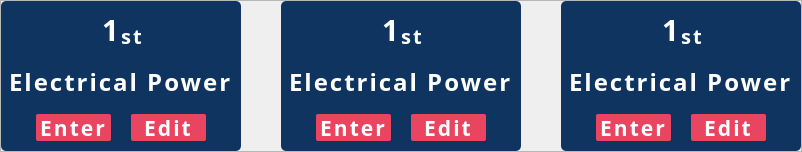
        <widget class="QFrame" name="frame_3">
         <property name="minimumSize">
          <size>
           <width>0</width>
           <height>0</height>
          </size>
         </property>
         <property name="styleSheet">
          <string notr="true"/>
         </property>
         <property name="frameShape">
          <enum>QFrame::StyledPanel</enum>
         </property>
         <property name="frameShadow">
          <enum>QFrame::Raised</enum>
         </property>
         <layout class="QHBoxLayout" name="horizontalLayout_18">
          <property name="spacing">
           <number>40</number>
          </property>
          <property name="leftMargin">
           <number>0</number>
          </property>
          <property name="topMargin">
           <number>0</number>
          </property>
          <property name="rightMargin">
           <number>0</number>
          </property>
          <property name="bottomMargin">
           <number>0</number>
          </property>
          <item>
           <widget class="QFrame" name="frame_4">
            <property name="minimumSize">
             <size>
              <width>240</width>
              <height>150</height>
             </size>
            </property>
            <property name="maximumSize">
             <size>
              <width>240</width>
              <height>150</height>
             </size>
            </property>
            <property name="styleSheet">
             <string notr="true">background: #0F3460;
color: white;
border-radius: 5px;
letter-spacing: 2px;</string>
            </property>
            <property name="frameShape">
             <enum>QFrame::StyledPanel</enum>
            </property>
            <property name="frameShadow">
             <enum>QFrame::Raised</enum>
            </property>
            <layout class="QVBoxLayout" name="verticalLayout_5">
             <property name="spacing">
              <number>15</number>
             </property>
             <property name="leftMargin">
              <number>0</number>
             </property>
             <property name="topMargin">
              <number>0</number>
             </property>
             <property name="rightMargin">
              <number>0</number>
             </property>
             <property name="bottomMargin">
              <number>0</number>
             </property>
             <item>
              <spacer name="verticalSpacer_7">
               <property name="orientation">
                <enum>Qt::Vertical</enum>
               </property>
               <property name="sizeHint" stdset="0">
                <size>
                 <width>20</width>
                 <height>40</height>
                </size>
               </property>
              </spacer>
             </item>
             <item>
              <widget class="QFrame" name="frame_6">
               <property name="frameShape">
                <enum>QFrame::StyledPanel</enum>
               </property>
               <property name="frameShadow">
                <enum>QFrame::Raised</enum>
               </property>
               <layout class="QHBoxLayout" name="horizontalLayout_9">
                <property name="spacing">
                 <number>0</number>
                </property>
                <property name="leftMargin">
                 <number>0</number>
                </property>
                <property name="topMargin">
                 <number>0</number>
                </property>
                <property name="rightMargin">
                 <number>0</number>
                </property>
                <property name="bottomMargin">
                 <number>0</number>
                </property>
                <item alignment="Qt::AlignRight|Qt::AlignBottom">
                 <widget class="QLabel" name="label_2">
                  <property name="font">
                   <font>
                    <family>Ubuntu Condensed</family>
                    <pointsize>22</pointsize>
                    <weight>75</weight>
                    <bold>true</bold>
                   </font>
                  </property>
                  <property name="lineWidth">
                   <number>5</number>
                  </property>
                  <property name="text">
                   <string>1</string>
                  </property>
                 </widget>
                </item>
                <item alignment="Qt::AlignLeft|Qt::AlignBottom">
                 <widget class="QLabel" name="label_3">
                  <property name="font">
                   <font>
                    <family>Ubuntu Condensed</family>
                    <pointsize>15</pointsize>
                    <weight>75</weight>
                    <bold>true</bold>
                   </font>
                  </property>
                  <property name="frameShadow">
                   <enum>QFrame::Plain</enum>
                  </property>
                  <property name="text">
                   <string>st</string>
                  </property>
                  <property name="alignment">
                   <set>Qt::AlignCenter</set>
                  </property>
                  <property name="indent">
                   <number>-1</number>
                  </property>
                 </widget>
                </item>
               </layout>
              </widget>
             </item>
             <item alignment="Qt::AlignHCenter">
              <widget class="QLabel" name="label_9">
               <property name="font">
                <font>
                 <family>Ubuntu Condensed</family>
                 <pointsize>18</pointsize>
                 <weight>75</weight>
                 <bold>true</bold>
                </font>
               </property>
               <property name="styleSheet">
                <string notr="true"/>
               </property>
               <property name="text">
                <string>Electrical Power</string>
               </property>
              </widget>
             </item>
             <item alignment="Qt::AlignHCenter|Qt::AlignVCenter">
              <widget class="QFrame" name="frame_5">
               <property name="minimumSize">
                <size>
                 <width>0</width>
                 <height>27</height>
                </size>
               </property>
               <property name="maximumSize">
                <size>
                 <width>16777215</width>
                 <height>27</height>
                </size>
               </property>
               <property name="styleSheet">
                <string notr="true"/>
               </property>
               <property name="frameShape">
                <enum>QFrame::StyledPanel</enum>
               </property>
               <property name="frameShadow">
                <enum>QFrame::Raised</enum>
               </property>
               <layout class="QHBoxLayout" name="horizontalLayout_5">
                <property name="spacing">
                 <number>20</number>
                </property>
                <property name="leftMargin">
                 <number>0</number>
                </property>
                <property name="topMargin">
                 <number>0</number>
                </property>
                <property name="rightMargin">
                 <number>0</number>
                </property>
                <property name="bottomMargin">
                 <number>0</number>
                </property>
                <item>
                 <widget class="QPushButton" name="pushButton_2">
                  <property name="minimumSize">
                   <size>
                    <width>75</width>
                    <height>27</height>
                   </size>
                  </property>
                  <property name="maximumSize">
                   <size>
                    <width>75</width>
                    <height>27</height>
                   </size>
                  </property>
                  <property name="sizeIncrement">
                   <size>
                    <width>0</width>
                    <height>0</height>
                   </size>
                  </property>
                  <property name="font">
                   <font>
                    <family>Ubuntu Condensed</family>
                    <pointsize>16</pointsize>
                    <weight>75</weight>
                    <bold>true</bold>
                   </font>
                  </property>
                  <property name="cursor">
                   <cursorShape>PointingHandCursor</cursorShape>
                  </property>
                  <property name="styleSheet">
                   <string notr="true">background: #E94560;
border-radius: 2px;
</string>
                  </property>
                  <property name="text">
                   <string>Enter</string>
                  </property>
                 </widget>
                </item>
                <item>
                 <widget class="QPushButton" name="pushButton_3">
                  <property name="minimumSize">
                   <size>
                    <width>75</width>
                    <height>27</height>
                   </size>
                  </property>
                  <property name="maximumSize">
                   <size>
                    <width>75</width>
                    <height>27</height>
                   </size>
                  </property>
                  <property name="sizeIncrement">
                   <size>
                    <width>0</width>
                    <height>0</height>
                   </size>
                  </property>
                  <property name="font">
                   <font>
                    <family>Ubuntu Condensed</family>
                    <pointsize>16</pointsize>
                    <weight>75</weight>
                    <bold>true</bold>
                   </font>
                  </property>
                  <property name="cursor">
                   <cursorShape>PointingHandCursor</cursorShape>
                  </property>
                  <property name="styleSheet">
                   <string notr="true">background: #E94560;
border-radius: 2px;
</string>
                  </property>
                  <property name="text">
                   <string>Edit</string>
                  </property>
                 </widget>
                </item>
               </layout>
              </widget>
             </item>
             <item>
              <spacer name="verticalSpacer_8">
               <property name="orientation">
                <enum>Qt::Vertical</enum>
               </property>
               <property name="sizeHint" stdset="0">
                <size>
                 <width>20</width>
                 <height>40</height>
                </size>
               </property>
              </spacer>
             </item>
            </layout>
           </widget>
          </item>
          <item>
           <widget class="QFrame" name="frame_10">
            <property name="minimumSize">
             <size>
              <width>240</width>
              <height>150</height>
             </size>
            </property>
            <property name="maximumSize">
             <size>
              <width>240</width>
              <height>150</height>
             </size>
            </property>
            <property name="styleSheet">
             <string notr="true">background: #0F3460;
color: white;
border-radius: 5px;
letter-spacing: 2px;</string>
            </property>
            <property name="frameShape">
             <enum>QFrame::StyledPanel</enum>
            </property>
            <property name="frameShadow">
             <enum>QFrame::Raised</enum>
            </property>
            <layout class="QVBoxLayout" name="verticalLayout_11">
             <property name="spacing">
              <number>15</number>
             </property>
             <property name="leftMargin">
              <number>0</number>
             </property>
             <property name="topMargin">
              <number>0</number>
             </property>
             <property name="rightMargin">
              <number>0</number>
             </property>
             <property name="bottomMargin">
              <number>0</number>
             </property>
             <item>
              <spacer name="verticalSpacer_17">
               <property name="orientation">
                <enum>Qt::Vertical</enum>
               </property>
               <property name="sizeHint" stdset="0">
                <size>
                 <width>20</width>
                 <height>40</height>
                </size>
               </property>
              </spacer>
             </item>
             <item>
              <widget class="QFrame" name="frame_13">
               <property name="frameShape">
                <enum>QFrame::StyledPanel</enum>
               </property>
               <property name="frameShadow">
                <enum>QFrame::Raised</enum>
               </property>
               <layout class="QHBoxLayout" name="horizontalLayout_16">
                <property name="spacing">
                 <number>0</number>
                </property>
                <property name="leftMargin">
                 <number>0</number>
                </property>
                <property name="topMargin">
                 <number>0</number>
                </property>
                <property name="rightMargin">
                 <number>0</number>
                </property>
                <property name="bottomMargin">
                 <number>0</number>
                </property>
                <item alignment="Qt::AlignRight|Qt::AlignBottom">
                 <widget class="QLabel" name="label_17">
                  <property name="font">
                   <font>
                    <family>Ubuntu Condensed</family>
                    <pointsize>22</pointsize>
                    <weight>75</weight>
                    <bold>true</bold>
                   </font>
                  </property>
                  <property name="lineWidth">
                   <number>5</number>
                  </property>
                  <property name="text">
                   <string>1</string>
                  </property>
                 </widget>
                </item>
                <item alignment="Qt::AlignLeft|Qt::AlignBottom">
                 <widget class="QLabel" name="label_18">
                  <property name="font">
                   <font>
                    <family>Ubuntu Condensed</family>
                    <pointsize>15</pointsize>
                    <weight>75</weight>
                    <bold>true</bold>
                   </font>
                  </property>
                  <property name="frameShadow">
                   <enum>QFrame::Plain</enum>
                  </property>
                  <property name="text">
                   <string>st</string>
                  </property>
                  <property name="alignment">
                   <set>Qt::AlignCenter</set>
                  </property>
                  <property name="indent">
                   <number>-1</number>
                  </property>
                 </widget>
                </item>
               </layout>
              </widget>
             </item>
             <item alignment="Qt::AlignHCenter">
              <widget class="QLabel" name="label_19">
               <property name="font">
                <font>
                 <family>Ubuntu Condensed</family>
                 <pointsize>18</pointsize>
                 <weight>75</weight>
                 <bold>true</bold>
                </font>
               </property>
               <property name="styleSheet">
                <string notr="true"/>
               </property>
               <property name="text">
                <string>Electrical Power</string>
               </property>
              </widget>
             </item>
             <item alignment="Qt::AlignHCenter|Qt::AlignVCenter">
              <widget class="QFrame" name="frame_16">
               <property name="minimumSize">
                <size>
                 <width>0</width>
                 <height>27</height>
                </size>
               </property>
               <property name="maximumSize">
                <size>
                 <width>16777215</width>
                 <height>27</height>
                </size>
               </property>
               <property name="styleSheet">
                <string notr="true"/>
               </property>
               <property name="frameShape">
                <enum>QFrame::StyledPanel</enum>
               </property>
               <property name="frameShadow">
                <enum>QFrame::Raised</enum>
               </property>
               <layout class="QHBoxLayout" name="horizontalLayout_17">
                <property name="spacing">
                 <number>20</number>
                </property>
                <property name="leftMargin">
                 <number>0</number>
                </property>
                <property name="topMargin">
                 <number>0</number>
                </property>
                <property name="rightMargin">
                 <number>0</number>
                </property>
                <property name="bottomMargin">
                 <number>0</number>
                </property>
                <item>
                 <widget class="QPushButton" name="pushButton_10">
                  <property name="minimumSize">
                   <size>
                    <width>75</width>
                    <height>27</height>
                   </size>
                  </property>
                  <property name="maximumSize">
                   <size>
                    <width>75</width>
                    <height>27</height>
                   </size>
                  </property>
                  <property name="sizeIncrement">
                   <size>
                    <width>0</width>
                    <height>0</height>
                   </size>
                  </property>
                  <property name="font">
                   <font>
                    <family>Ubuntu Condensed</family>
                    <pointsize>16</pointsize>
                    <weight>75</weight>
                    <bold>true</bold>
                   </font>
                  </property>
                  <property name="cursor">
                   <cursorShape>PointingHandCursor</cursorShape>
                  </property>
                  <property name="styleSheet">
                   <string notr="true">background: #E94560;
border-radius: 2px;
</string>
                  </property>
                  <property name="text">
                   <string>Enter</string>
                  </property>
                 </widget>
                </item>
                <item>
                 <widget class="QPushButton" name="pushButton_11">
                  <property name="minimumSize">
                   <size>
                    <width>75</width>
                    <height>27</height>
                   </size>
                  </property>
                  <property name="maximumSize">
                   <size>
                    <width>75</width>
                    <height>27</height>
                   </size>
                  </property>
                  <property name="sizeIncrement">
                   <size>
                    <width>0</width>
                    <height>0</height>
                   </size>
                  </property>
                  <property name="font">
                   <font>
                    <family>Ubuntu Condensed</family>
                    <pointsize>16</pointsize>
                    <weight>75</weight>
                    <bold>true</bold>
                   </font>
                  </property>
                  <property name="cursor">
                   <cursorShape>PointingHandCursor</cursorShape>
                  </property>
                  <property name="styleSheet">
                   <string notr="true">background: #E94560;
border-radius: 2px;
</string>
                  </property>
                  <property name="text">
                   <string>Edit</string>
                  </property>
                 </widget>
                </item>
               </layout>
              </widget>
             </item>
             <item>
              <spacer name="verticalSpacer_18">
               <property name="orientation">
                <enum>Qt::Vertical</enum>
               </property>
               <property name="sizeHint" stdset="0">
                <size>
                 <width>20</width>
                 <height>40</height>
                </size>
               </property>
              </spacer>
             </item>
            </layout>
           </widget>
          </item>
          <item>
           <widget class="QFrame" name="frame_7">
            <property name="minimumSize">
             <size>
              <width>240</width>
              <height>150</height>
             </size>
            </property>
            <property name="maximumSize">
             <size>
              <width>240</width>
              <height>150</height>
             </size>
            </property>
            <property name="styleSheet">
             <string notr="true">background: #0F3460;
color: white;
border-radius: 5px;
letter-spacing: 2px;</string>
            </property>
            <property name="frameShape">
             <enum>QFrame::StyledPanel</enum>
            </property>
            <property name="frameShadow">
             <enum>QFrame::Raised</enum>
            </property>
            <layout class="QVBoxLayout" name="verticalLayout_6">
             <property name="spacing">
              <number>15</number>
             </property>
             <property name="leftMargin">
              <number>0</number>
             </property>
             <property name="topMargin">
              <number>0</number>
             </property>
             <property name="rightMargin">
              <number>0</number>
             </property>
             <property name="bottomMargin">
              <number>0</number>
             </property>
             <item>
              <spacer name="verticalSpacer_9">
               <property name="orientation">
                <enum>Qt::Vertical</enum>
               </property>
               <property name="sizeHint" stdset="0">
                <size>
                 <width>20</width>
                 <height>40</height>
                </size>
               </property>
              </spacer>
             </item>
             <item>
              <widget class="QFrame" name="frame_8">
               <property name="frameShape">
                <enum>QFrame::StyledPanel</enum>
               </property>
               <property name="frameShadow">
                <enum>QFrame::Raised</enum>
               </property>
               <layout class="QHBoxLayout" name="horizontalLayout_10">
                <property name="spacing">
                 <number>0</number>
                </property>
                <property name="leftMargin">
                 <number>0</number>
                </property>
                <property name="topMargin">
                 <number>0</number>
                </property>
                <property name="rightMargin">
                 <number>0</number>
                </property>
                <property name="bottomMargin">
                 <number>0</number>
                </property>
                <item alignment="Qt::AlignRight|Qt::AlignBottom">
                 <widget class="QLabel" name="label_4">
                  <property name="font">
                   <font>
                    <family>Ubuntu Condensed</family>
                    <pointsize>22</pointsize>
                    <weight>75</weight>
                    <bold>true</bold>
                   </font>
                  </property>
                  <property name="lineWidth">
                   <number>5</number>
                  </property>
                  <property name="text">
                   <string>1</string>
                  </property>
                 </widget>
                </item>
                <item alignment="Qt::AlignLeft|Qt::AlignBottom">
                 <widget class="QLabel" name="label_5">
                  <property name="font">
                   <font>
                    <family>Ubuntu Condensed</family>
                    <pointsize>15</pointsize>
                    <weight>75</weight>
                    <bold>true</bold>
                   </font>
                  </property>
                  <property name="frameShadow">
                   <enum>QFrame::Plain</enum>
                  </property>
                  <property name="text">
                   <string>st</string>
                  </property>
                  <property name="alignment">
                   <set>Qt::AlignCenter</set>
                  </property>
                  <property name="indent">
                   <number>-1</number>
                  </property>
                 </widget>
                </item>
               </layout>
              </widget>
             </item>
             <item alignment="Qt::AlignHCenter">
              <widget class="QLabel" name="label_10">
               <property name="font">
                <font>
                 <family>Ubuntu Condensed</family>
                 <pointsize>18</pointsize>
                 <weight>75</weight>
                 <bold>true</bold>
                </font>
               </property>
               <property name="styleSheet">
                <string notr="true"/>
               </property>
               <property name="text">
                <string>Electrical Power</string>
               </property>
              </widget>
             </item>
             <item alignment="Qt::AlignHCenter|Qt::AlignVCenter">
              <widget class="QFrame" name="frame_9">
               <property name="minimumSize">
                <size>
                 <width>0</width>
                 <height>27</height>
                </size>
               </property>
               <property name="maximumSize">
                <size>
                 <width>16777215</width>
                 <height>27</height>
                </size>
               </property>
               <property name="styleSheet">
                <string notr="true"/>
               </property>
               <property name="frameShape">
                <enum>QFrame::StyledPanel</enum>
               </property>
               <property name="frameShadow">
                <enum>QFrame::Raised</enum>
               </property>
               <layout class="QHBoxLayout" name="horizontalLayout_11">
                <property name="spacing">
                 <number>20</number>
                </property>
                <property name="leftMargin">
                 <number>0</number>
                </property>
                <property name="topMargin">
                 <number>0</number>
                </property>
                <property name="rightMargin">
                 <number>0</number>
                </property>
                <property name="bottomMargin">
                 <number>0</number>
                </property>
                <item>
                 <widget class="QPushButton" name="pushButton_4">
                  <property name="minimumSize">
                   <size>
                    <width>75</width>
                    <height>27</height>
                   </size>
                  </property>
                  <property name="maximumSize">
                   <size>
                    <width>75</width>
                    <height>27</height>
                   </size>
                  </property>
                  <property name="sizeIncrement">
                   <size>
                    <width>0</width>
                    <height>0</height>
                   </size>
                  </property>
                  <property name="font">
                   <font>
                    <family>Ubuntu Condensed</family>
                    <pointsize>16</pointsize>
                    <weight>75</weight>
                    <bold>true</bold>
                   </font>
                  </property>
                  <property name="cursor">
                   <cursorShape>PointingHandCursor</cursorShape>
                  </property>
                  <property name="styleSheet">
                   <string notr="true">background: #E94560;
border-radius: 2px;
</string>
                  </property>
                  <property name="text">
                   <string>Enter</string>
                  </property>
                 </widget>
                </item>
                <item>
                 <widget class="QPushButton" name="pushButton_5">
                  <property name="minimumSize">
                   <size>
                    <width>75</width>
                    <height>27</height>
                   </size>
                  </property>
                  <property name="maximumSize">
                   <size>
                    <width>75</width>
                    <height>27</height>
                   </size>
                  </property>
                  <property name="sizeIncrement">
                   <size>
                    <width>0</width>
                    <height>0</height>
                   </size>
                  </property>
                  <property name="font">
                   <font>
                    <family>Ubuntu Condensed</family>
                    <pointsize>16</pointsize>
                    <weight>75</weight>
                    <bold>true</bold>
                   </font>
                  </property>
                  <property name="cursor">
                   <cursorShape>PointingHandCursor</cursorShape>
                  </property>
                  <property name="styleSheet">
                   <string notr="true">background: #E94560;
border-radius: 2px;
</string>
                  </property>
                  <property name="text">
                   <string>Edit</string>
                  </property>
                 </widget>
                </item>
               </layout>
              </widget>
             </item>
             <item>
              <spacer name="verticalSpacer_10">
               <property name="orientation">
                <enum>Qt::Vertical</enum>
               </property>
               <property name="sizeHint" stdset="0">
                <size>
                 <width>20</width>
                 <height>40</height>
                </size>
               </property>
              </spacer>
             </item>
            </layout>
           </widget>
          </item>
         </layout>
        </widget>
